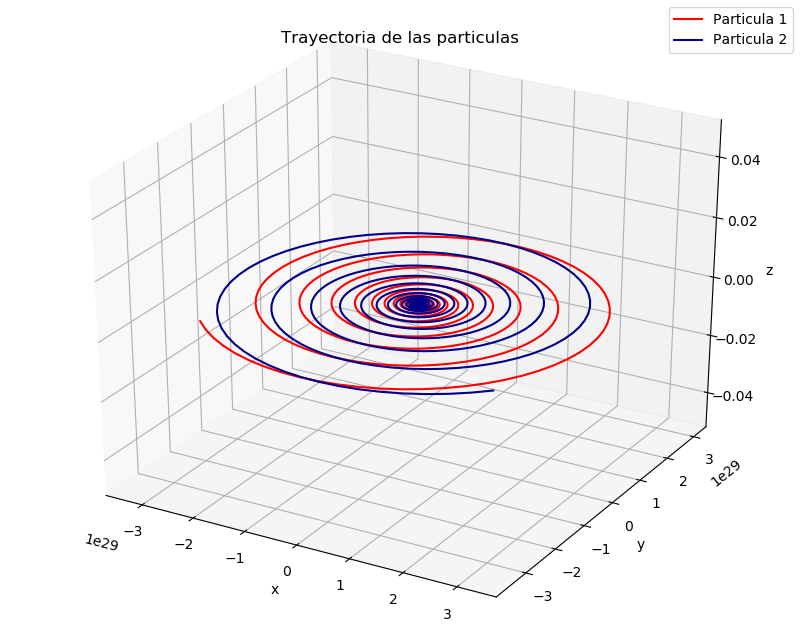

This chart was generated by the following Python code:

import numpy as np
import matplotlib.pyplot as plt
from mpl_toolkits.mplot3d import Axes3D
class Particula:

    #Atributos
    cargada = True

    #Instancias
    def __init__(self,x,y,z,vx,vy,vz,m,carga):

        self.X=x
        self.Y=y
        self.Z=z
        self.VX=vx
        self.VY=vy
        self.VZ=vz
        self.M=m
        self.Carga=carga
    

    def fuerza(self,Ex,Ey,Ez):

        BZ = 10
        Fx = self.Carga*(Ex + self.VY*BZ)
        Fy = self.Carga*(Ey - self.VX*BZ)
        Fz = self.Carga*Ez

        return Fx,Fy,Fz

        
    def Vel_evo(self,ax,ay,az,t):

        

        self.VX = self.VX + ax*t
        self.VY = self.VY + ay*t
        self.VZ = self.VZ + az*t



    def Pos_evol(self,ax,ay,az,t):

       self.X= self.X + (self.VX * t) + (0.5*ax*t*t)
       self.Y= self.Y + (self.VY * t) + (0.5*ay*t*t)
       self.Z= self.Z + (self.VZ * t) + (0.5*az*t*t)
       



Par1 = Particula(0.0,0.0,0.0,0.0,0.0,0.0,10.0,1)
Par2 = Particula(1.0,0.0,0.0,0.0,0.0,0.0,10.0,-1)



x1 = []
y1 = []
z1 = []

x2 = []
y2 = []
z2 = []

for i in range(0,10000):
    if ((Par2.X-Par1.X)**(2) + (Par2.Y-Par1.Y)**(2) + (Par2.Z-Par1.Z)**(2))==0: break

    Ex2 = (Par2.Carga*(Par1.X-Par2.X))/(4*np.pi*(8.8541e-12)*((Par1.X-Par2.X)**(2) + (Par1.Y-Par2.Y)**(2) + (Par1.Z-Par2.Z)**(2))**(3/2))
    Ey2 = (Par2.Carga*(Par1.Y-Par2.Y))/(4*np.pi*8.8541e-12*((Par1.X-Par2.X)**(2) + (Par1.Y-Par2.Y)**(2) + (Par1.Z-Par2.Z)**(2))**(3/2))
    Ez2 = (Par2.Carga*(Par1.Z-Par2.Z))/(4*np.pi*8.8541e-12*((Par1.X-Par2.X)**(2) + (Par1.Y-Par2.Y)**(2) + (Par1.Z-Par2.Z)**(2))**(3/2))
    
    Ex1 = (Par1.Carga*(-Par1.X+Par2.X))/(4*np.pi*8.8541e-12*((Par2.X-Par1.X)**(2) + (Par2.Y-Par1.Y)**(2) + (Par2.Z-Par1.Z)**(2))**(3/2))
    Ey1 = (Par1.Carga*(-Par1.Y+Par2.Y))/(4*np.pi*8.8541e-12*((Par2.X-Par1.X)**(2) + (Par2.Y-Par1.Y)**(2) + (Par2.Z-Par1.Z)**(2))**(3/2))
    Ez1 = (Par1.Carga*(-Par1.Z+Par2.Z))/(4*np.pi*8.8541e-12*((Par2.X-Par1.X)**(2) + (Par2.Y-Par1.Y)**(2) + (Par2.Z-Par1.Z)**(2))**(3/2))

    Fx,Fy,Fz =Par1.fuerza(Ex2,Ey2,Ez2)
    Fx2,Fy2,Fz2 =Par2.fuerza(Ex1,Ey1,Ez1)
    
    Par1.Vel_evo(Fx/Par1.M,Fy/Par1.M,Fz/Par1.M,0.1)
    Par1.Pos_evol(Fx/Par1.M,Fy/Par1.M,Fz/Par1.M,0.1)
    Par2.Vel_evo(Fx2/Par2.M,Fy2/Par2.M,Fz2/Par2.M,0.1)
    Par2.Pos_evol(Fx2/Par2.M,Fy2/Par2.M,Fz2/Par2.M,0.1)
 

    x1.append(Par1.X)
    y1.append(Par1.Y)
    z1.append(Par1.Z)

    x2.append(Par2.X)
    y2.append(Par2.Y)
    z2.append(Par2.Z)
    


fig = plt.figure(figsize = (8,8))
ax = Axes3D(fig)
ax.plot(x1,y1,z1, label = "Particula 1", color = 'red')
ax.plot(x2,y2,z2, label = "Particula 2", color = 'darkblue')

ax.set_xlabel('x')
ax.set_ylabel('y')
ax.set_zlabel('z')
ax.set_title('Trayectoria de las particulas')
plt.legend()
plt.show()
